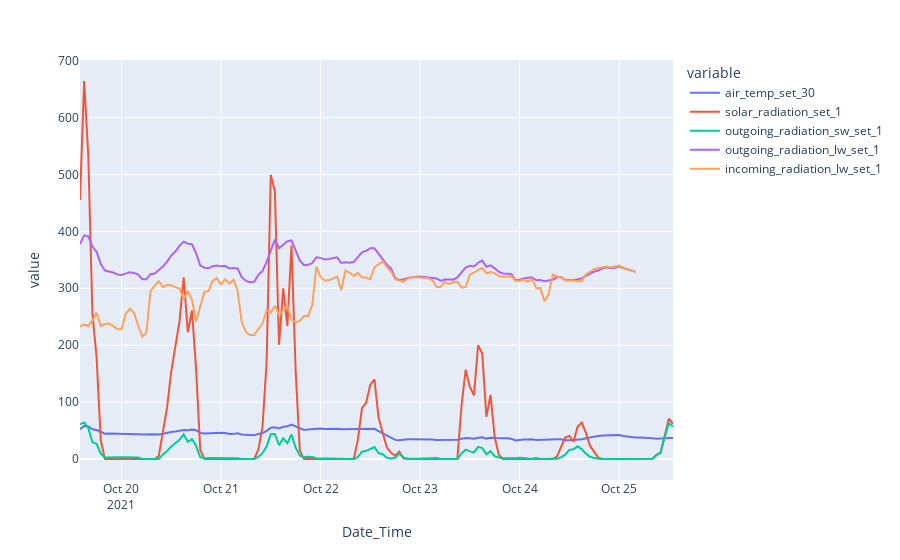

This figure's notebook cell:
### Code cell
fig = px.line(field, x=field.index, y=field.columns)
fig.show()

### Figure 1 — Plotly figure (JSON) as saved in the notebook; plotly's stock layout.template omitted (floating-point values rounded to 4 significant figures; data arrays with more than 128 entries replaced by an {"elided": "..."} marker saying what was removed)
{"data": [{"hovertemplate": "variable=air_temp_set_30<br>Date_Time=%{x}<br>value=%{y}<extra></extra>", "legendgroup": "air_temp_set_30", "line": {"color": "#636efa", "dash": "solid"}, "mode": "lines", "name": "air_temp_set_30", "orientation": "v", "showlegend": true, "type": "scatter", "x": {"elided": "144 str values"}, "xaxis": "x", "y": {"elided": "144 float values"}, "yaxis": "y"}, {"hovertemplate": "variable=solar_radiation_set_1<br>Date_Time=%{x}<br>value=%{y}<extra></extra>", "legendgroup": "solar_radiation_set_1", "line": {"color": "#EF553B", "dash": "solid"}, "mode": "lines", "name": "solar_radiation_set_1", "orientation": "v", "showlegend": true, "type": "scatter", "x": {"elided": "144 str values"}, "xaxis": "x", "y": {"elided": "144 float values"}, "yaxis": "y"}, {"hovertemplate": "variable=outgoing_radiation_sw_set_1<br>Date_Time=%{x}<br>value=%{y}<extra></extra>", "legendgroup": "outgoing_radiation_sw_set_1", "line": {"color": "#00cc96", "dash": "solid"}, "mode": "lines", "name": "outgoing_radiation_sw_set_1", "orientation": "v", "showlegend": true, "type": "scatter", "x": {"elided": "144 str values"}, "xaxis": "x", "y": {"elided": "144 float values"}, "yaxis": "y"}, {"hovertemplate": "variable=outgoing_radiation_lw_set_1<br>Date_Time=%{x}<br>value=%{y}<extra></extra>", "legendgroup": "outgoing_radiation_lw_set_1", "line": {"color": "#ab63fa", "dash": "solid"}, "mode": "lines", "name": "outgoing_radiation_lw_set_1", "orientation": "v", "showlegend": true, "type": "scatter", "x": {"elided": "144 str values"}, "xaxis": "x", "y": {"elided": "144 float values"}, "yaxis": "y"}, {"hovertemplate": "variable=incoming_radiation_lw_set_1<br>Date_Time=%{x}<br>value=%{y}<extra></extra>", "legendgroup": "incoming_radiation_lw_set_1", "line": {"color": "#FFA15A", "dash": "solid"}, "mode": "lines", "name": "incoming_radiation_lw_set_1", "orientation": "v", "showlegend": true, "type": "scatter", "x": {"elided": "144 str values"}, "xaxis": "x", "y": {"elided": "144 float values"}, "yaxis": "y"}], "layout": {"legend": {"title": {"text": "variable"}, "tracegroupgap": 0}, "margin": {"t": 60}, "xaxis": {"anchor": "y", "domain": [0, 1], "title": {"text": "Date_Time"}}, "yaxis": {"anchor": "x", "domain": [0, 1], "title": {"text": "value"}}}}
